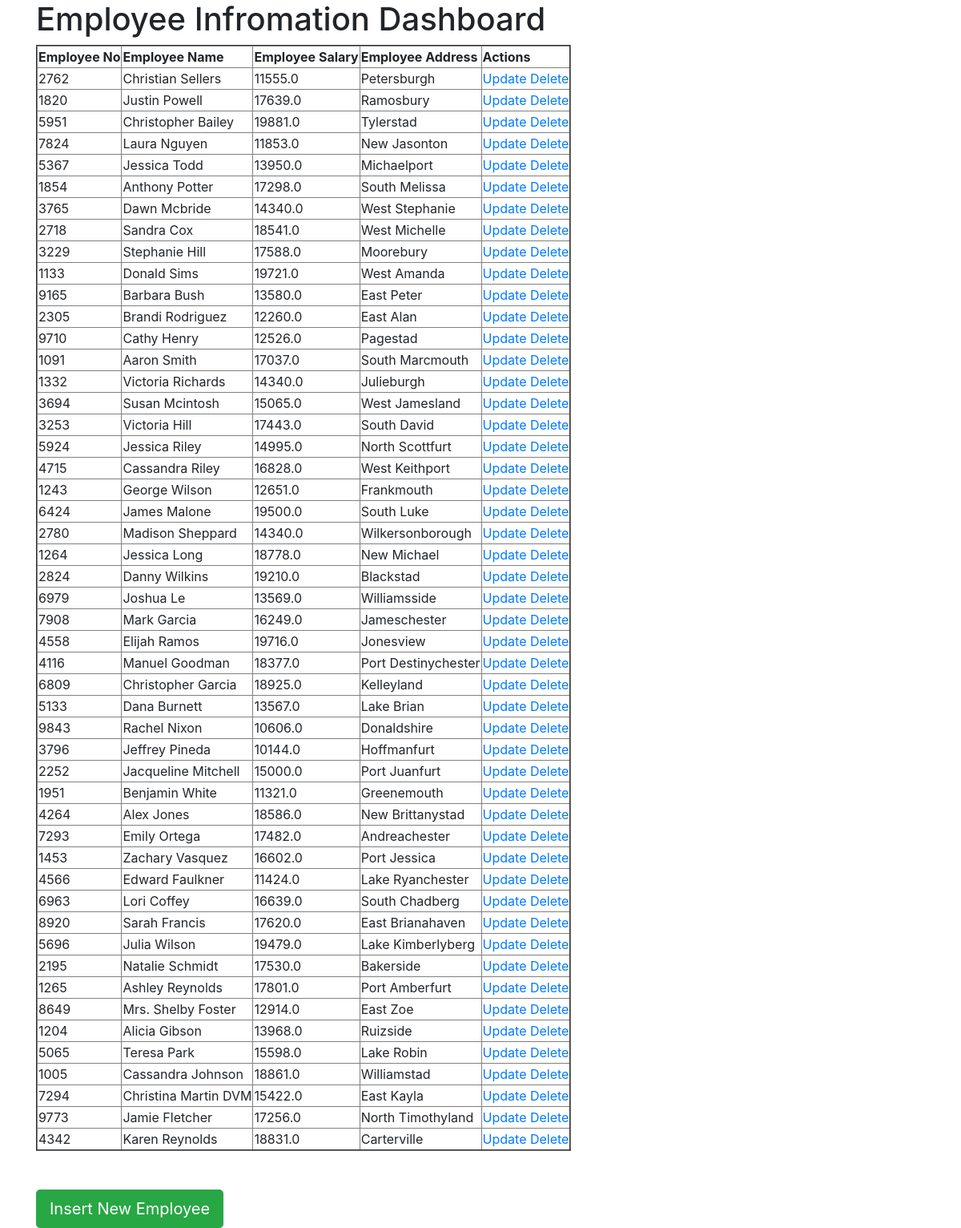
The page /r/ on the database as committed earlier.
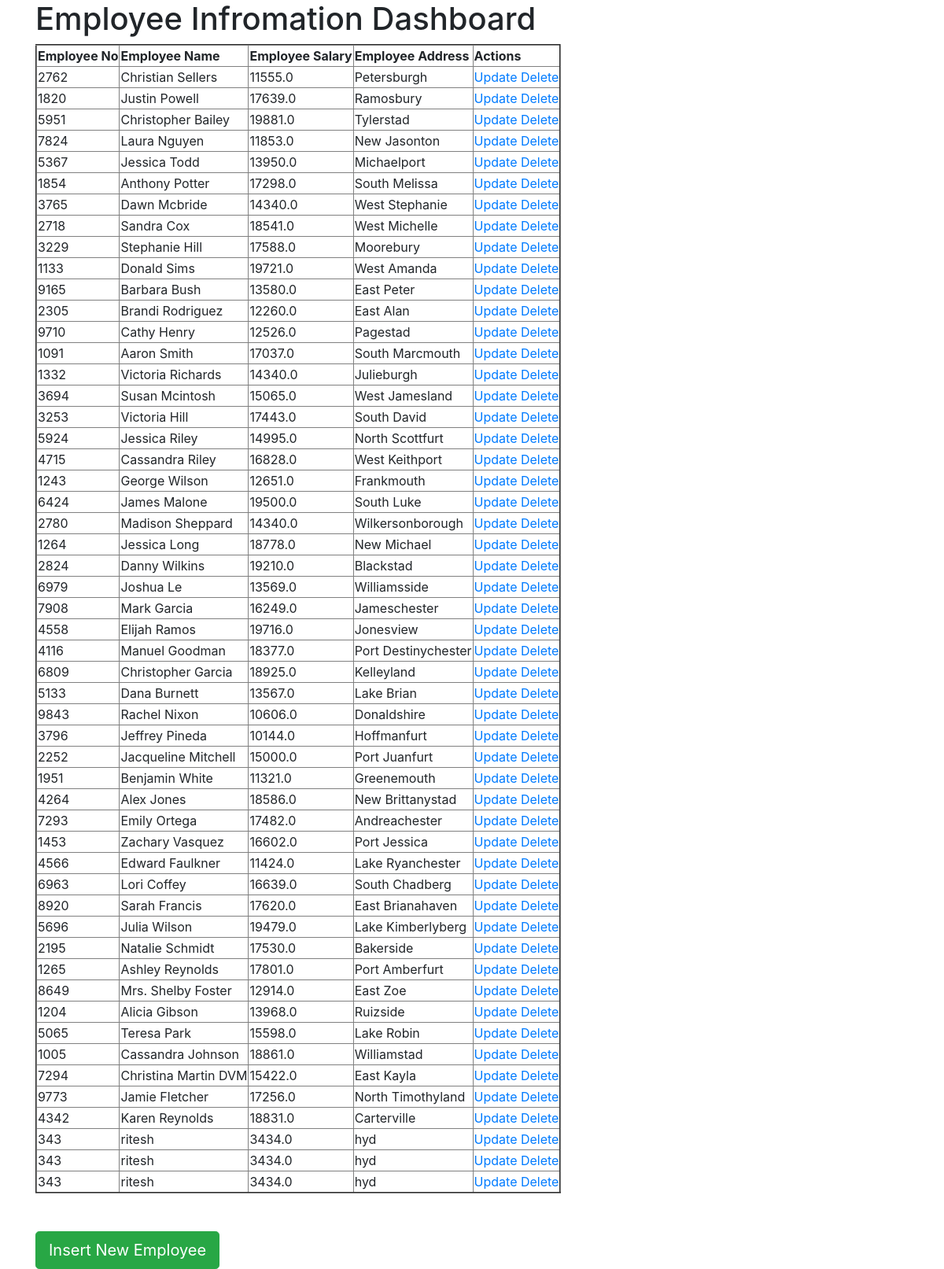
The same page on the database as committed later.
### testApp/models.py (models this page shows)
class Employee(models.Model):
    eno=models.IntegerField()
    ename=models.CharField(max_length=64)
    esal=models.FloatField()
    eaddr=models.CharField(max_length=256)

### testApp/views.py (the view)
# urls.py: path('r/', views.ret_view),
def ret_view(request):
    employee=Employee.objects.all()
    return render(request,'testApp/index.html',{'employee':employee})

### template/testApp/index.html
<!DOCTYPE html>
{%extends 'testApp/crud.html'%}
    {%block body_block%}
    <h1>
        Employee Infromation Dashboard
    </h1>
    <table border="2">
        <thead>
        <th>Employee No</th>
        <th>Employee Name</th>
        <th>Employee Salary</th>
        <th>Employee Address</th>
        <th>Actions</th>
        </thead>
        {% for emp in employee%}
        <tr>
            <td>{{emp.eno}}</td>
            <td>{{emp.ename}}</td>
            <td>{{emp.esal}}</td>
            <td>{{emp.eaddr}}</td>
            <td> <a href="/update/{{emp.id}}">Update</a> <a href="/delete/{{emp.id}}">Delete</a></td>
        </tr>
        {%endfor%}
    </table><br><br>
<a href="/cr" class="btn btn-success btn-lg">Insert New Employee</a>
    {%endblock%}

### template/testApp/crud.html (shortened to what this page needs)
<!DOCTYPE html>
<html lang="en" dir="ltr">
  <head>
    <link rel="stylesheet" href="https://cdn.jsdelivr.net/npm/bootstrap@4.5.3/dist/css/bootstrap.min.css">
  </head>
  <body>
    <div class="container" align="'center">
        {%block body_block%}
        {%endblock%}
    </div>
    </body>
    </html>

Rows that differ between the two databases and show on the page:
added Employee: eno "343", ename "ritesh", esal "3434.0", eaddr "hyd"
added Employee: eno "343", ename "ritesh", esal "3434.0", eaddr "hyd"
added Employee: eno "343", ename "ritesh", esal "3434.0", eaddr "hyd"
